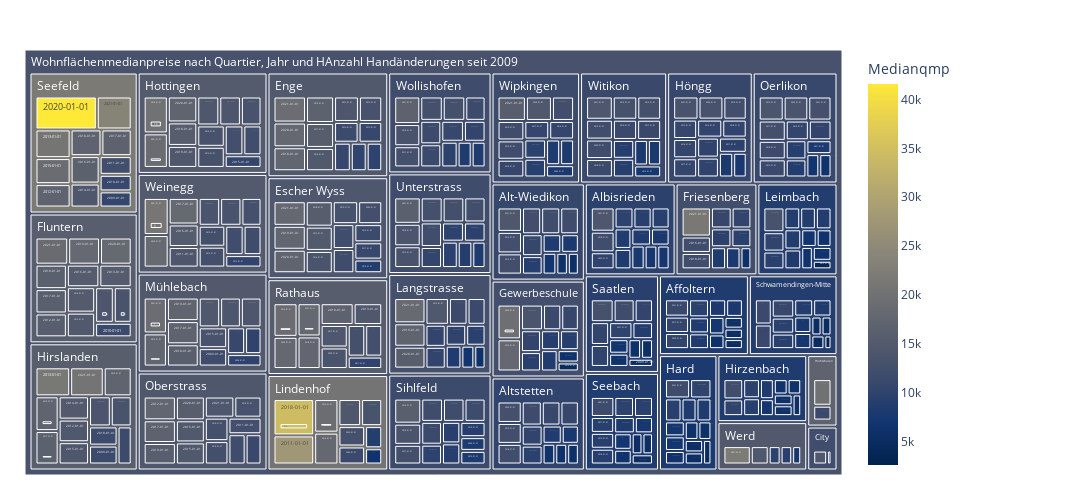

Write notebook code for a chart like this one.
### Code cell
fig = px.treemap(data2betested.reset_index(), path=[px.Constant("Wohnflächenmedianpreise nach Quartier, Jahr und HAnzahl Handänderungen seit 2009")
                                                ,'Quartier_Name','Jahr','Anzahl_HAE']
                 , values='Medianqmp'
                 , color='Medianqmp'               
                 #, color_discrete_map={'(?)':'lightgrey','EVP':'gold', 'SP':'#FF3030', 'PdA':'#EE3B3B', 'Grüne':'#A2CD5A','GLP':'#CAFF70','Die Mitte':'orange','FDP':'#104E8B','AL':'deeppink','SVP':'forestgreen', 'FL ZÜRI':'#8B864E','Volt':'#lightblue' }                
                 ## bei continuous scales (bei Zahlenwerten):
                 ,color_continuous_scale='cividis'
                 ,height=500 , width=1100                 
                )
fig.update_traces(root_color="grey")
fig.update_layout(margin = dict(t=50, l=25, r=250, b=25))
fig.show()

### Figure 1 — Plotly figure (JSON) as saved in the notebook; plotly's stock layout.template omitted (floating-point values rounded to 4 significant figures; data arrays with more than 128 entries replaced by an {"elided": "..."} marker saying what was removed)
{"data": [{"branchvalues": "total", "customdata": {"elided": "833x1 float values"}, "domain": {"x": [0, 1], "y": [0, 1]}, "hovertemplate": "labels=%{label}<br>Medianqmp_sum=%{value}<br>parent=%{parent}<br>id=%{id}<br>Medianqmp=%{color}<extra></extra>", "ids": {"elided": "833 str values"}, "labels": {"elided": "833 str values"}, "marker": {"coloraxis": "coloraxis", "colors": {"elided": "833 float values"}}, "name": "", "parents": {"elided": "833 str values"}, "root": {"color": "grey"}, "type": "treemap", "values": {"elided": "833 int values"}}], "layout": {"coloraxis": {"colorbar": {"title": {"text": "Medianqmp"}}, "colorscale": [[0, "#00224e"], [0.1111, "#123570"], [0.2222, "#3b496c"], [0.3333, "#575d6d"], [0.4444, "#707173"], [0.5556, "#8a8678"], [0.6667, "#a59c74"], [0.7778, "#c3b369"], [0.8889, "#e1cc55"], [1, "#fee838"]]}, "height": 500, "legend": {"tracegroupgap": 0}, "margin": {"b": 25, "l": 25, "r": 250, "t": 50}, "width": 1100}}
